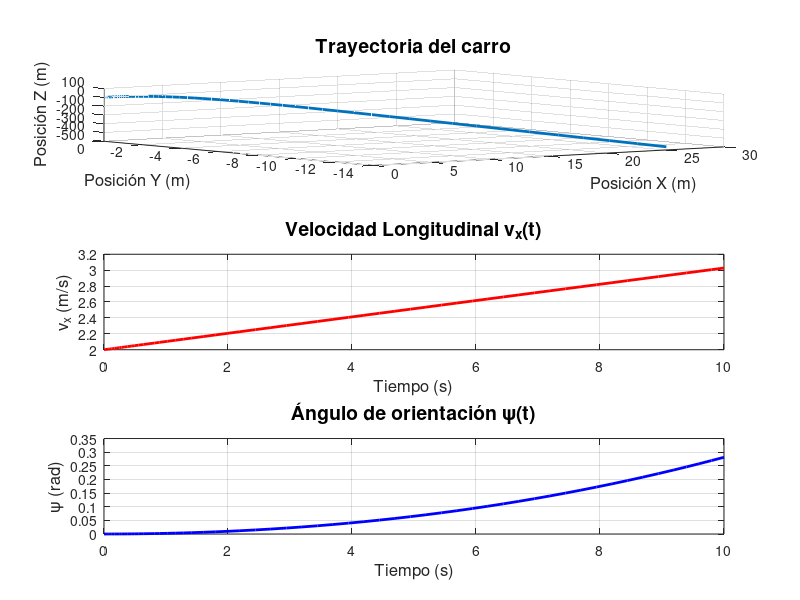

Reproduce this figure in MATLAB.
% Modelo dinámico de un carro eléctrico de tres ruedas con cambios en z

% Parámetros del sistema
m = 80;           % Masa total del carro (kg)
I_z = 50;          % Momento de inercia en yaw (kg·m^2)
I_x = 40;          % Momento de inercia en roll (kg·m^2)
I_y = 45;          % Momento de inercia en pitch (kg·m^2)
R_rueda = 0.46;     % Radio de las ruedas (m)
C_d = 0.1;         % Coeficiente de arrastre aerodinámico
C_rr = 0.0015;       % Coeficiente de rodadura
g = 9.81;          % Gravedad (m/s^2)
A = 0.44;           % Área frontal del carro (m^2)
rho = 1.225;       % Densidad del aire (kg/m^3)
T_motor = 4.4;      % Torque del motor (Nm)
L_dist = 1.2;      % Distancia entre ejes (m)

% Condiciones iniciales
x_0 = 0;           % Posición inicial en x (m)
y_0 = 0;           % Posición inicial en y (m)
z_0 = 0.2;         % Posición inicial en z (m)
psi_0 = 0;         % Ángulo de orientación inicial (rad)
phi_0 = 0;         % Ángulo de roll inicial (rad)
theta_0 = 0;       % Ángulo de pitch inicial (rad)
vx_0 = 2;          % Velocidad inicial en x (m/s)
vy_0 = 0;          % Velocidad inicial en y (m/s)
vz_0 = 0;          % Velocidad inicial en z (m/s)
omega_x_0 = 0;     % Velocidad angular en roll (rad/s)
omega_y_0 = 0;     % Velocidad angular en pitch (rad/s)
omega_z_0 = 0;     % Velocidad angular en yaw (rad/s)

% Tiempo de simulación
t_span = [0 10];   % 10 segundos de simulación

% Función para el sistema dinámico
dynamics = @(t, z) [
    z(7);                                                             % dx/dt
    z(8);                                                             % dy/dt
    z(9);                                                             % dz/dt
    z(10);                                                            % dpsi/dt
    z(11);                                                            % dphi/dt
    z(12);                                                            % dtheta/dt
    (T_motor / R_rueda - 0.5 * rho * C_d * A * z(7)^2 - C_rr * m * g) / m; % dvx/dt
    z(7) * z(12);                                                     % dvy/dt
    -g + (0.5 * rho * C_d * A * z(9)^2) / m;                          % dvz/dt
    (L_dist * 0.1 * z(7)) / I_z;                                      % domega_z/dt (yaw)
    (L_dist * 0.05 * z(8)) / I_x;                                     % domega_x/dt (roll)
    (L_dist * 0.05 * z(9)) / I_y;                                     % domega_y/dt (pitch)
];

% Vector de estado inicial
z0 = [x_0; y_0; z_0; psi_0; phi_0; theta_0; vx_0; vy_0; vz_0; omega_z_0; omega_x_0; omega_y_0];

% Resolución del sistema
fprintf('Resolviendo el sistema dinámico del carro eléctrico...\n');
[t, Z] = ode45(dynamics, t_span, z0);

% Imprimir resultados parciales
fprintf('Resultados parciales:\n');
for i = 1:5:length(t)
    fprintf('t = %.2f s, x = %.2f m, y = %.2f m, z = %.2f m, psi = %.2f rad, vx = %.2f m/s\n', ...
        t(i), Z(i, 1), Z(i, 2), Z(i, 3), Z(i, 4), Z(i, 7));
end

% Resultados
title_font = 14; label_font = 12;

figure;
subplot(3, 1, 1);
plot3(Z(:, 1), Z(:, 2), Z(:, 3), 'LineWidth', 2);
grid on;
title('Trayectoria del carro', 'FontSize', title_font);
xlabel('Posición X (m)', 'FontSize', label_font);
ylabel('Posición Y (m)', 'FontSize', label_font);
zlabel('Posición Z (m)', 'FontSize', label_font);

subplot(3, 1, 2);
plot(t, Z(:, 7), 'r', 'LineWidth', 2);
grid on;
title('Velocidad Longitudinal v_x(t)', 'FontSize', title_font);
xlabel('Tiempo (s)', 'FontSize', label_font);
ylabel('v_x (m/s)', 'FontSize', label_font);

subplot(3, 1, 3);
plot(t, Z(:, 4), 'b', 'LineWidth', 2);
grid on;
title('Ángulo de orientación \psi(t)', 'FontSize', title_font);
xlabel('Tiempo (s)', 'FontSize', label_font);
ylabel('\psi (rad)', 'FontSize', label_font);
